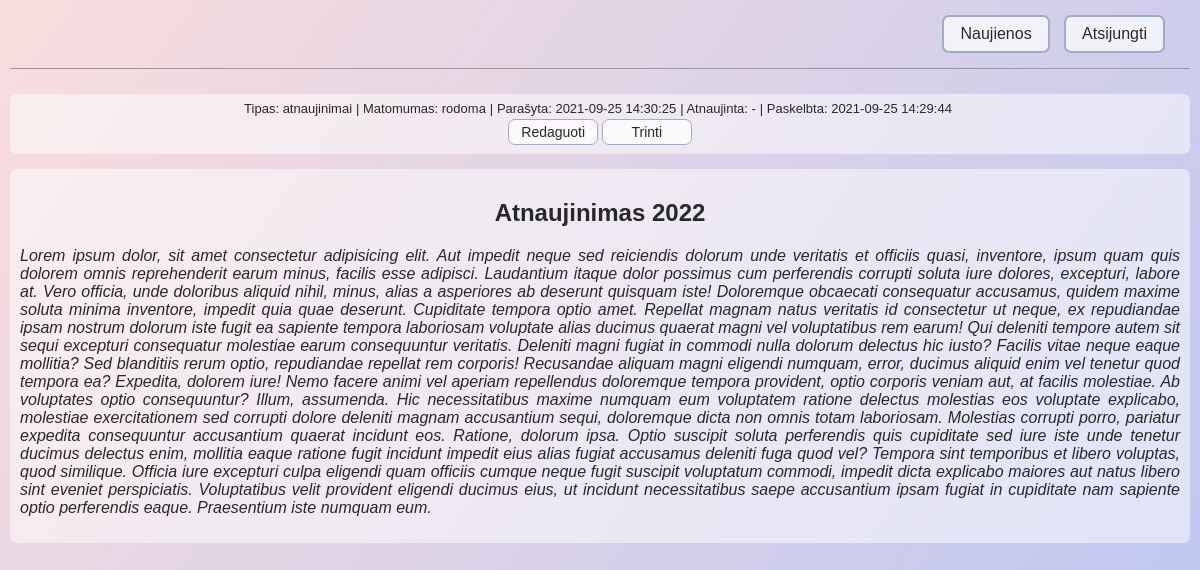
/admin.php?show&id=8 (signed in), run on the app's committed database.
### tables this page shows
CREATE TABLE `news` (
  `id` int(11) NOT NULL,
  `short` varchar(100) NOT NULL,
  `full` text NOT NULL,
  `visible` tinyint(1) NOT NULL,
  `type` int(11) NOT NULL,
  `created_at` datetime NOT NULL,
  `updated_at` datetime DEFAULT NULL,
  `visible_at` datetime NOT NULL
);

CREATE TABLE `news_type` (
  `id` int(11) NOT NULL,
  `type` varchar(100) NOT NULL
);

### includes/classes/News.php (called while the page is built, shortened)
<?php
class News {
    private $id;
    private $short;
    private $full;
    private $visible;
    private $typeName;
    private $created_at;
    private $updated_at;
    private $visible_at;
    public function __construct($con, $id) {
        $this->con = $con;
        $this->id = $id;
        $query = $this->con->prepare('SELECT news.*, news_type.type as typeName
                            FROM news JOIN news_type
                            WHERE news.type=news_type.id AND news.id=:id');
        $query->execute(array(':id' => $this->id));
        $newsData = $query->fetch(PDO::FETCH_ASSOC);
        $this->short = $newsData['short'];
        $this->full = $newsData['full'];
        $this->visible = $newsData['visible'];
        $this->typeName = $newsData['typeName'];
        $this->created_at = $newsData['created_at'];
        $this->updated_at = $newsData['updated_at'];
        $this->visible_at = $newsData['visible_at'];
    }
    public function getId() {
        return $this->id;
    }
    public function getShort() {
        return $this->short;
    }
    public function getFull() {
        return $this->full;
    }
    public function getVisible() {
        return $this->visible;
    }
    public function getTypeName() {
        return $this->typeName;
    }
    public function getCreatedAt() {
        return $this->created_at;
    }
    public function getUpdatedAt() {
        return $this->updated_at;
    }
    public function getVisibleAt() {
        return $this->visible_at;
    }
}
?>

### includes/pages/showNews.php (the view, shortened to what this page needs)
<?php
    $news = new News($con, $_GET['id']);
    if($news->getShort() != '') {
        $visible = $news->getVisible() ? 'rodoma' : 'nerodoma';
        $updated = $news->getUpdatedAt() ? $news->getUpdatedAt() : '-';
        echo '
            <div class="newsInfo">
                <div>
                    <span>Tipas: '. $news->getTypeName().'</span>
                    <span>Matomumas: '. $visible .'</span>
                    <span>Parašyta: '. $news->getCreatedAt() .'</span>
                    <span>Atnaujinta: '. $updated .'</span>
                    <span style="white-space: nowrap">Paskelbta: '. $news->getVisibleAt() .'</span>
                </div>
                <div>
                    <a href="admin.php?edit&id='. $news->getId()  .'" class="smallButton">Redaguoti</a>
                    <a href="admin.php?delete&id='. $news->getId()  .'" class="smallButton">Trinti</a>
                </div>
            </div>
            <div class="newsBody">
                <h2 class="title">'. $news->getShort() .'</h2>
                '. $news->getFull() .'
            </div>';
    } else {
        $_SESSION['errorMessage'] = 'Įvyko klaida. Naujiena su nurodytu ID neegzistuoja.';
        header('Location: admin.php');
    }
?>

### includes/css/style.css (style rules this page uses)
* { box-sizing: border-box; }
a { color: #282828; }
body { color: #282828; font-family: 'Trebuchet MS', 'Lucida Sans Unicode', 'Lucida Grande', 'Lucida Sans', Arial, sans-serif; margin: 0; min-height: 100vh; height: 100%; display: flex; justify-content: center; background: linear-gradient(125deg, #fadddd, #bac6f3); }
.button, .smallButton { text-align: center; display: inline-block; font-size: 16px; background-color: rgba(255, 255, 255, 0.719); padding: 8px 16px; cursor: pointer; border: 2px solid #9dacc7; border-radius: 7px; text-decoration: none; }
.smallButton { width: 90px; margin-bottom: 2px; font-size: 14px; padding: 4px 10px; border: 1px solid #9dacc7; }
.newsInfo { font-size: 13px; min-height: 60px; display: flex; justify-content: space-between; flex-direction: column; background-color: rgba(255, 255, 255, 0.5); border-radius: 7px; padding: 7px; }
.newsInfo span { white-space: nowrap; }
.newsInfo span::after { content: "|"; margin-left: 4px; }
.newsInfo span:last-of-type:after { content: ""; }
.newsBody { background-color: rgba(255, 255, 255, 0.5); padding: 10px; margin: 15px 0; border-radius: 7px; word-wrap: break-word; text-align: left; }
.newsBody .title { text-align: center; }

### data on the page
news: news_type.type "atnaujinimai", visible "rodoma", created_at "2021-09-25 14:30:25", updated_at "-", visible_at "2021-09-25 14:29:44", short "Atnaujinimas 2022", full "Lorem ipsum dolor, sit amet consectetur adipisicing elit. Aut impedit neque sed reiciendis dolorum unde veritatis et officiis quasi, inventore, ipsum quam quis dolorem omnis reprehenderit earum minus, facilis esse adipisci. Laudantium itaque dolor possimus cum perferendis corrupti soluta iure dolores, excepturi, labore at. Vero officia, unde doloribus aliquid nihil, minus, alias a asperiores ab deserunt quisquam iste! Doloremque obcaecati consequatur accusamus, quidem maxime soluta minima inventore, impedit quia quae deserunt. Cupiditate tempora optio amet. Repellat magnam natus veritatis id consectetur ut neque, ex repudiandae ipsam nostrum dolorum iste fugit ea sapiente tempora laboriosam…"
